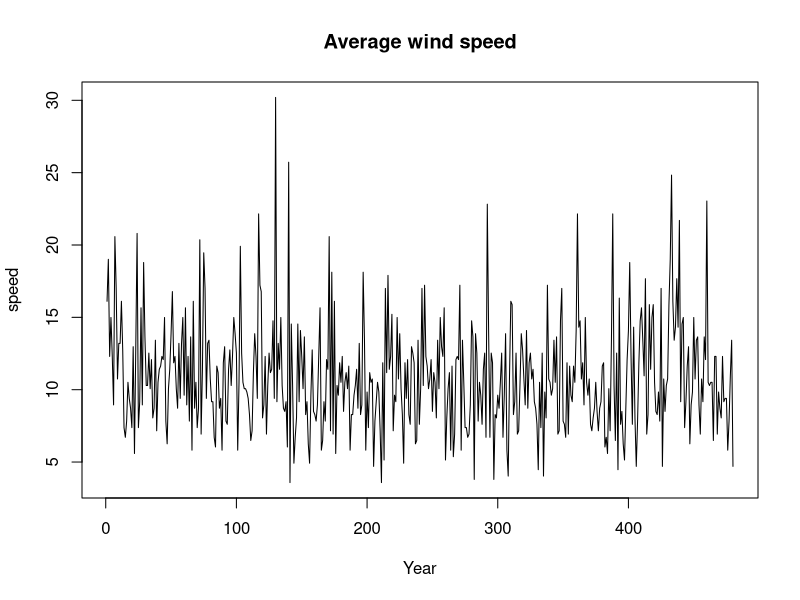
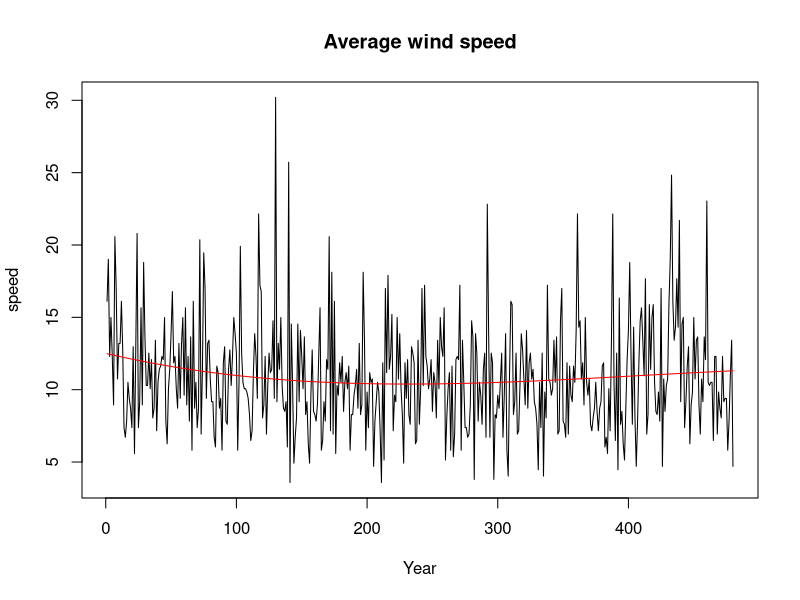
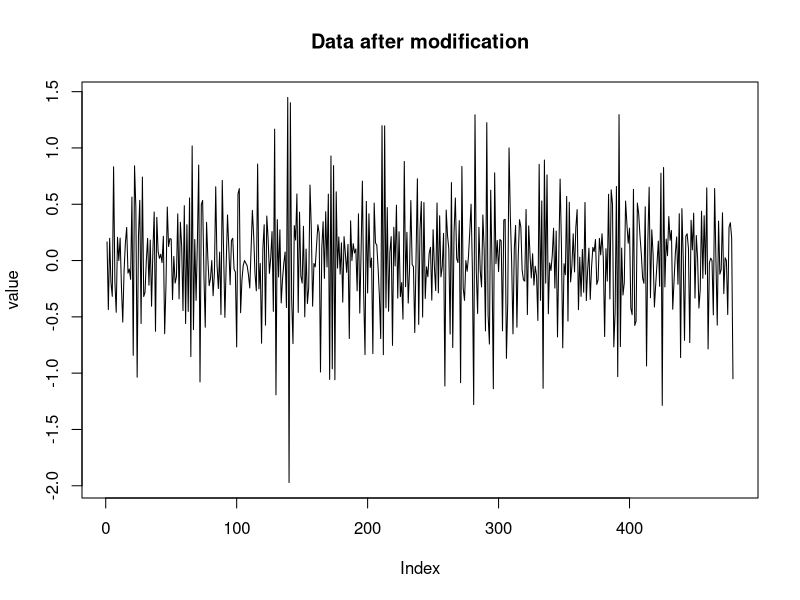
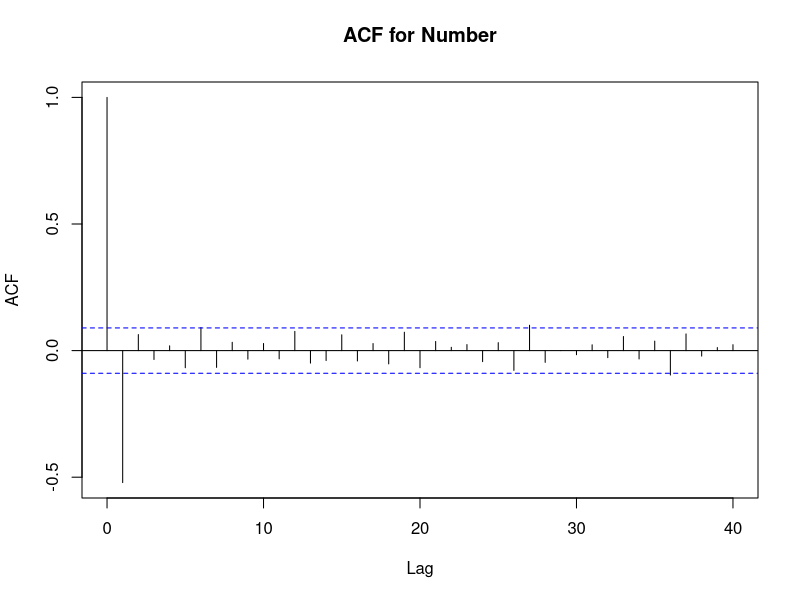
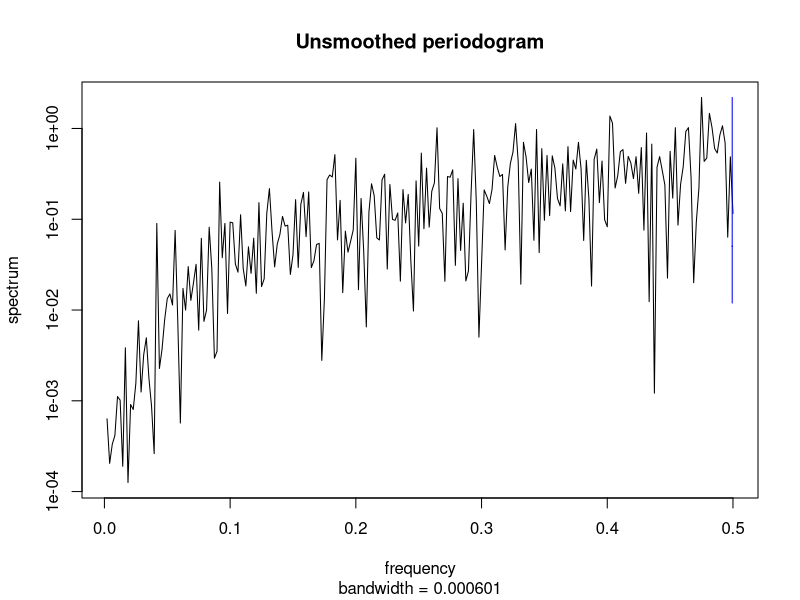
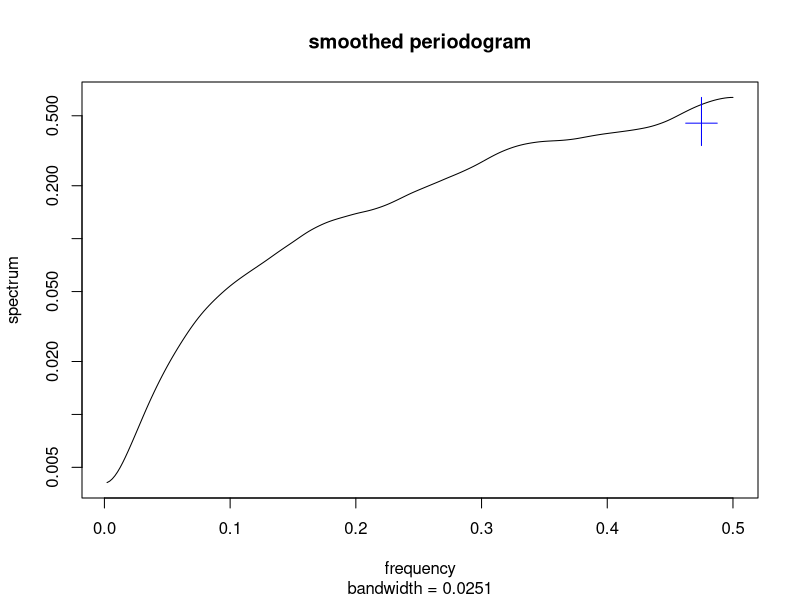
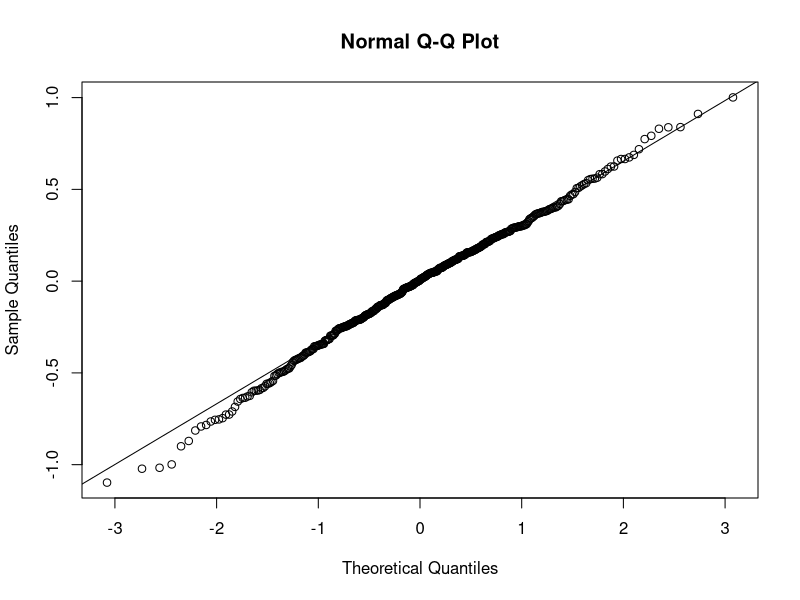
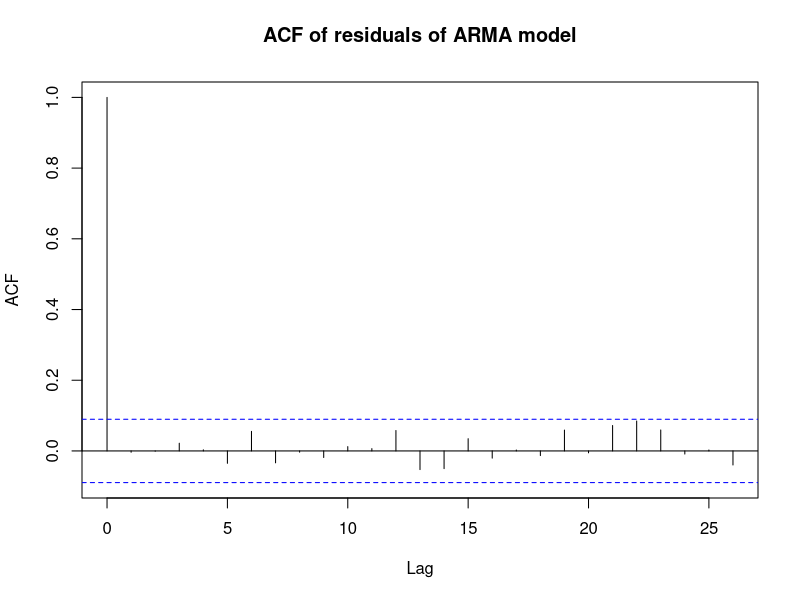

Source code (R) for these figures, in order:
## ---- chunk 1
knitr::opts_chunk$set(echo = FALSE, message = FALSE, warning = FALSE, fig.align = "center")
## ---- chunk 2
data = read.csv("2069677.csv")

data = data[(format(as.Date(data$DATE,format="%Y-%m-%d"), format = "%d") == "05") |
              (format(as.Date(data$DATE,format="%Y-%m-%d"), format = "%d") == "25"),]

data$value = as.numeric(data$AWND)
value = as.numeric(data$value)
head(data[,c(3,4)])
summary(value)
## ---- chunk 3
data$Year = 1:length(data$value)
yr = 1:length(data$value)
plot(value~Year,data=data,type="l",main = "Average wind speed",ylab="speed")
## ---- chunk 4
data$Year = 1:length(data$value)
lm_fit = lm(value~Year+I(Year^2)+I(Year^3),data=data)
yr = 1:length(data$value)
Z = cbind(1,yr,yr^2,yr^3)
beta = coef(lm_fit)
prediction = Z%*%beta
plot(value~Year,data=data,type="l",main = "Average wind speed",ylab="speed")
lines(yr,prediction,col="red")
## ---- chunk 5
p = diff(log(data$value))
plot(p,ty="l",main = "Data after modification",ylab="value")
## ---- chunk 6
acf(p,lag.max = 40, main = "ACF for Number")
## ---- chunk 7
usmoo = spectrum(p, main="Unsmoothed periodogram")
## ---- chunk 8
smoo = spectrum(p, span=c(25,25,25), main="smoothed periodogram")
## ---- chunk 9
aic_table <- function(data,P,Q){
  table <- matrix(NA,(P+1),(Q+1))
  for(p in 0:P) {
    for(q in 0:Q) {
       table[p+1,q+1] <- arima(data,order=c(p,0,q))$aic
    }
  }
  dimnames(table) <- list(paste("AR",0:P, sep=""),paste("MA",0:Q,sep=""))
  table
}
aic_table_1 = aic_table(p,4,4)
require(knitr)
kable(aic_table_1,digits=2)
## ---- chunk 10
m = arima(p,order=c(2,0,1))
m
## ---- chunk 11
AR_roots = polyroot(c(1,-coef(m)[c("ar1","ar2")]))
abs(AR_roots)
## ---- chunk 12
MA_roots = polyroot(c(1,coef(m)[c("ma1")]))
abs(MA_roots)
## ---- chunk 13
qqnorm(c(m$residuals))
qqline(c(m$residuals))
## ---- chunk 14
shapiro.test(m$residuals)
## ---- chunk 15
acf(m$residuals,main="ACF of residuals of ARMA model")
